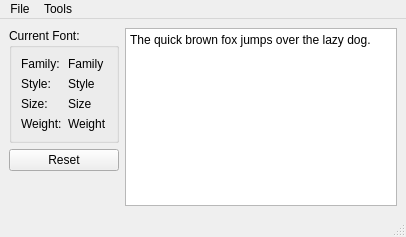
<?xml version="1.0" encoding="UTF-8"?>
<ui version="4.0">
 <class>MainWindow</class>
 <widget class="QMainWindow" name="MainWindow">
  <property name="geometry">
   <rect>
    <x>0</x>
    <y>0</y>
    <width>406</width>
    <height>237</height>
   </rect>
  </property>
  <property name="windowTitle">
   <string>MainWindow</string>
  </property>
  <widget class="QWidget" name="centralwidget">
   <layout class="QHBoxLayout" name="horizontalLayout">
    <item>
     <layout class="QVBoxLayout" name="verticalLayout">
      <item>
       <widget class="QGroupBox" name="groupBox">
        <property name="title">
         <string>Current Font:</string>
        </property>
        <layout class="QFormLayout" name="formLayout">
         <item row="0" column="0">
          <widget class="QLabel" name="label_familyDescription">
           <property name="text">
            <string>Family:</string>
           </property>
          </widget>
         </item>
         <item row="0" column="1">
          <widget class="QLabel" name="label_familyValue">
           <property name="text">
            <string>Family</string>
           </property>
          </widget>
         </item>
         <item row="1" column="0">
          <widget class="QLabel" name="label_styleDescription">
           <property name="text">
            <string>Style:</string>
           </property>
          </widget>
         </item>
         <item row="1" column="1">
          <widget class="QLabel" name="label_styleValue">
           <property name="text">
            <string>Style</string>
           </property>
          </widget>
         </item>
         <item row="2" column="0">
          <widget class="QLabel" name="label_sizeDescription">
           <property name="text">
            <string>Size:</string>
           </property>
          </widget>
         </item>
         <item row="2" column="1">
          <widget class="QLabel" name="label_sizeValue">
           <property name="text">
            <string>Size</string>
           </property>
          </widget>
         </item>
         <item row="3" column="0">
          <widget class="QLabel" name="label_weightDescription">
           <property name="text">
            <string>Weight:</string>
           </property>
          </widget>
         </item>
         <item row="3" column="1">
          <widget class="QLabel" name="label_weightValue">
           <property name="text">
            <string>Weight</string>
           </property>
          </widget>
         </item>
        </layout>
       </widget>
      </item>
      <item>
       <widget class="QPushButton" name="pushButton">
        <property name="text">
         <string>Reset</string>
        </property>
       </widget>
      </item>
      <item>
       <spacer name="verticalSpacer">
        <property name="orientation">
         <enum>Qt::Vertical</enum>
        </property>
        <property name="sizeHint" stdset="0">
         <size>
          <width>20</width>
          <height>40</height>
         </size>
        </property>
       </spacer>
      </item>
     </layout>
    </item>
    <item>
     <widget class="QPlainTextEdit" name="plainTextEdit">
      <property name="plainText">
       <string>The quick brown fox jumps over the lazy dog.</string>
      </property>
     </widget>
    </item>
   </layout>
  </widget>
  <widget class="QMenuBar" name="menubar">
   <property name="geometry">
    <rect>
     <x>0</x>
     <y>0</y>
     <width>406</width>
     <height>22</height>
    </rect>
   </property>
   <widget class="QMenu" name="menuFile">
    <property name="title">
     <string>File</string>
    </property>
    <addaction name="actionExit"/>
   </widget>
   <widget class="QMenu" name="menuTools">
    <property name="title">
     <string>Tools</string>
    </property>
    <addaction name="actionOptions"/>
   </widget>
   <addaction name="menuFile"/>
   <addaction name="menuTools"/>
  </widget>
  <widget class="QStatusBar" name="statusbar"/>
  <action name="actionExit">
   <property name="text">
    <string>Exit</string>
   </property>
  </action>
  <action name="actionOptions">
   <property name="text">
    <string>Options</string>
   </property>
  </action>
 </widget>
 <resources/>
 <connections/>
</ui>
